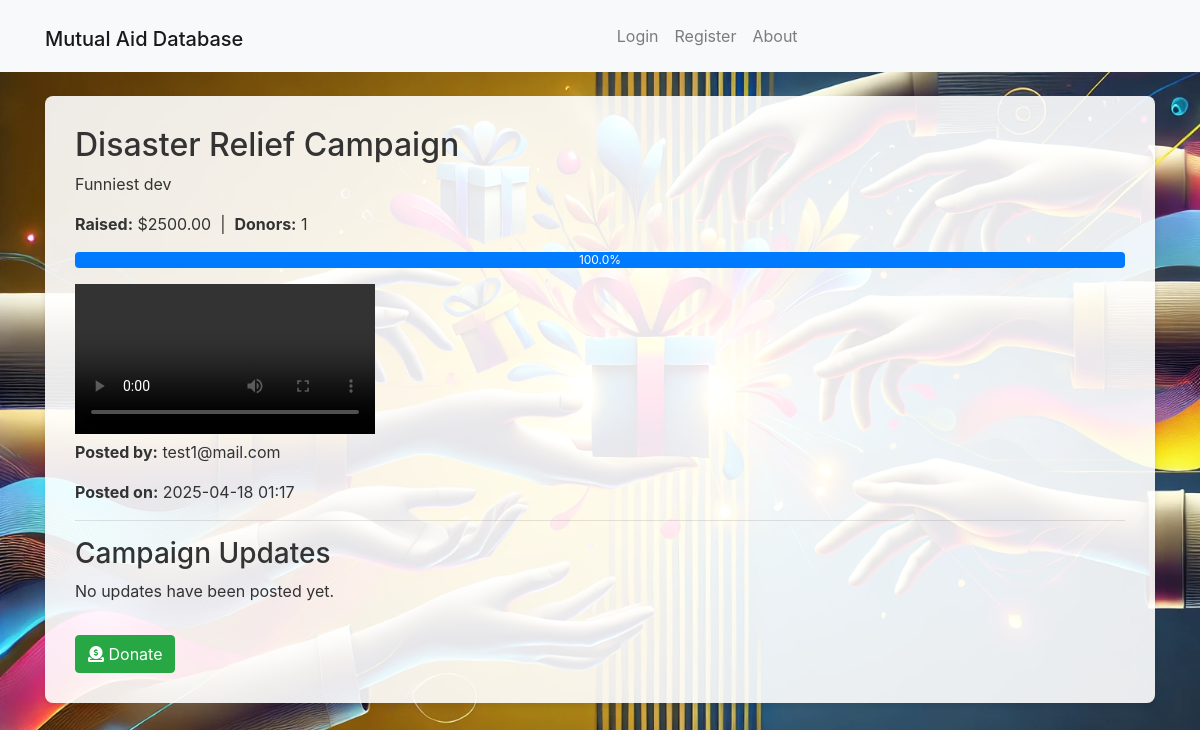
/post/1, run on the app's committed database.
### app/models.py (models this page shows, shortened)
class Post(db.Model):
    __tablename__ = 'post'
    id = db.Column(db.Integer, primary_key=True)
    user_id = db.Column(db.Integer, db.ForeignKey('users.id'), nullable=False)
    content = db.Column(db.String(140), nullable=False)
    media_filename = db.Column(db.String(255), nullable=True)
    category = db.Column(db.String(55), nullable=False) # Category of the post (e.g., "Help Needed", "Donation", etc.)
    status = db.Column(db.String(55), nullable=False, default='Pending') # Status of the post (e.g., "Pending", "Approved", "Rejected")
    timestamp = db.Column(db.DateTime, index=True, nullable=False, default=datetime.utcnow) # Timestamp for when the post was created
    goal = db.Column(db.Numeric(10, 2), nullable=False) # Goal amount for the post
    author = db.relationship('User', backref='posts', lazy=True)
    donations = db.relationship('Donation', back_populates='post', lazy='select', cascade='all, delete-orphan')

class User(db.Model):
    __tablename__ = 'users'
    id = db.Column(db.Integer, primary_key=True)
    email = db.Column(db.String(120), unique=True, nullable=False)
    password = db.Column(db.String(128), nullable=False)
    is_admin = db.Column(db.Boolean, default=False)  # Flag to indicate if the user is an admin
    donations = db.relationship('Donation', back_populates='donor', lazy=True)

### app/routes.py (the view)
@main.route('/post/<int:post_id>')
def view_post(post_id):
    post = Post.query.get_or_404(post_id)
    total_raised = db.session.query(db.func.coalesce(db.func.sum(Donation.amount), 0)).filter_by(post_id=post_id).scalar()
    donor_count = Donation.query.filter_by(post_id=post_id).count()
    donations = Donation.query.filter_by(post_id=post_id).all()
    return render_template('view_post.html', post=post, total_raised=total_raised, donor_count=donor_count, donations=donations)

### app/__init__.py (called while the page is built)
@app.context_processor
def inject_notification_count():
    from app.models import Notification  # avoid circular import issues if needed
    if 'user_id' in session:
        count = Notification.query.filter_by(user_id=session['user_id'], is_read=False).count()
    else:
        count = 0
    print(f"Notification count: {count}")
    return dict(notification_count=count)

### app/templates/view_post.html (shortened to what this page needs)
{% extends "base.html" %}
{% block content %}
  <div class="form-container">
    <h2>{{ post.category }} Campaign</h2>
    <p>{{ post.content }}</p>
  <div class="my-3">
    <strong>Raised:</strong> ${{ '{:.2f}'.format(total_raised) }}
    &nbsp;|&nbsp;
    <strong>Donors:</strong> {{ donor_count }}
  </div>
  <div class="progress mb-3">
    {% set percent = (total_raised / post.goal * 100) if post.goal else 0 %}
    <div class="progress-bar" role="progressbar"
         style="width: {{ percent }}%;"
         aria-valuenow="{{ percent }}" aria-valuemin="0" aria-valuemax="100">
      {{ percent|round(1) }}%
    </div>
  </div>
    {% if post.media_filename %}
      {% set lower = post.media_filename|lower %}
        {% if post.media_filename %}
        {% set lower = post.media_filename|lower %}
          {% if lower.endswith('.mp4') or lower.endswith('.webm') or lower.endswith('.ogg') %}
              <video controls>
                  <source src="{{ url_for('static', filename='uploads/' ~post.media_filename) }}" type="video/mp4">
              </video>
          {% else %}
              <img src="{{ url_for('static', filename='uploads/' ~post.media_filename) }}" class="img-fluid" alt="Media">
          {% endif %}
      {% endif %}
    {% endif %}
    <p><strong>Posted by:</strong> {{ post.author.email }}</p>
    <p><strong>Posted on:</strong> {{ post.timestamp.strftime('%Y-%m-%d %H:%M') }}</p>
    <hr>
    <h3>Campaign Updates</h3>
    {% if post.updates %}
      {% for update in post.updates %}
        <div class="card mb-3">
          <div class="card-body">
            <p>{{ update.update_text }}</p>
            {% if update.media_filename %}
              <img src="{{ url_for('static', filename='uploads/' ~ update.media_filename) }}"
                   class="img-fluid"
                   alt="Update media">
            {% endif %}
            <small class="text-muted">
              Updated on: {{ update.timestamp.strftime('%Y-%m-%d %H:%M') }}
            </small>
          </div>
        </div>
      {% endfor %}
    {% else %}
      <p>No updates have been posted yet.</p>
    {% endif %}
    {%if session.get('user_id') != post.user_id %}
      <a href="{{ url_for('main.donate', post_id=post.id) }}"
        class="btn btn-success mt-3">
        <i class="fas fa-donate"></i> Donate
      </a>
    {% endif %}
  </div>
{% endblock %}

### app/static/css/style.css (style rules this page uses)
body { background-image: url("../uploads/Mutual\ database\ background.png"); background-size: cover; background-attachment: fixed; background-size: cover; background-color: #f5f7fa; color: #333; }
.form-container { background-color: rgba(255, 255, 255, 0.9); padding: 30px; border-radius: 8px; box-shadow: 0 4px 6px rgba(0, 0, 0, 0.1); margin-top: 20px; margin-bottom: 20px; }

### data on the page
Post: category "Disaster Relief", content "Funniest dev", timestamp "2025-04-18 01:17"
User: author.email "test1@mail.com"

### other printed values
{{ '{:.2f}'.format(total_raised) }} "2500.00"
{{ donor_count }} "1"
{{ percent|round(1) }} "100.0"
